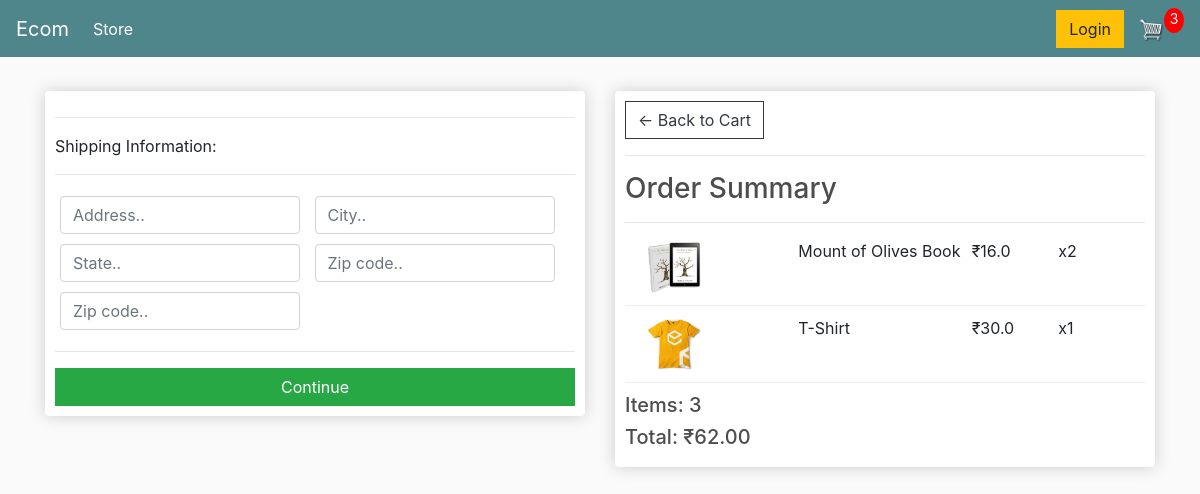
Before: /checkout (signed in) with the older database file.
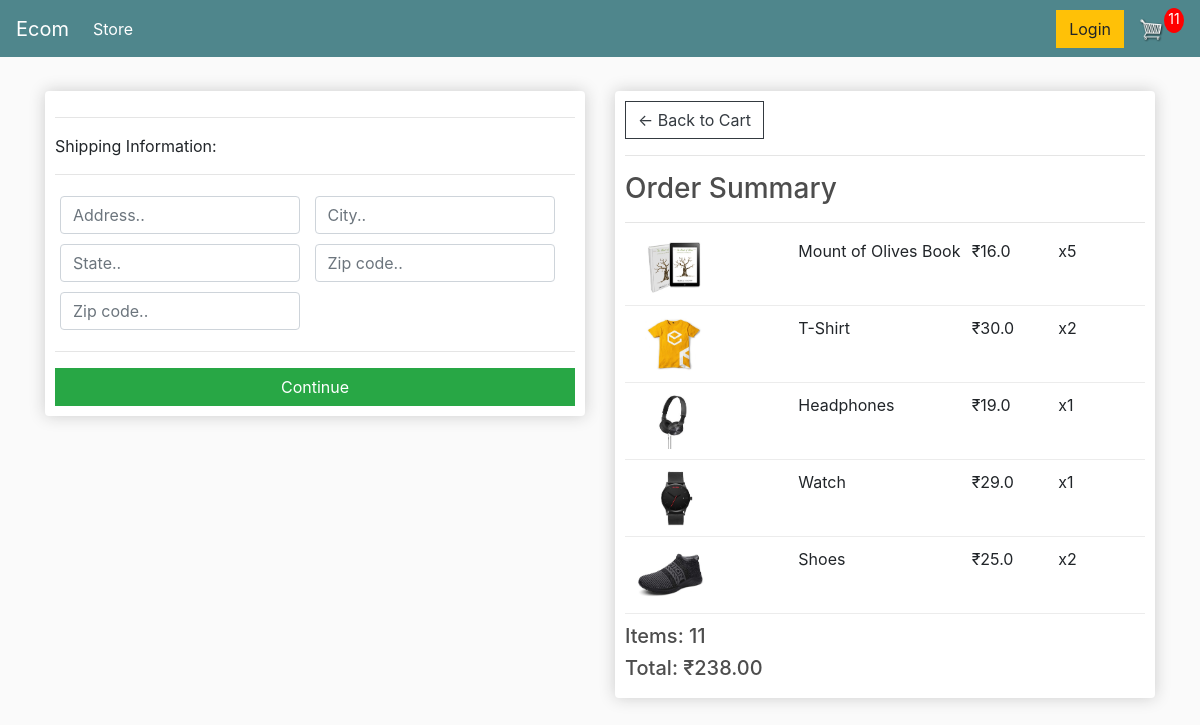
After: the same page with the newer database file.
### store/models.py (models this page shows, shortened)
class OrderItem(models.Model):
	product = models.ForeignKey(Product, on_delete=models.SET_NULL, null=True)
	order = models.ForeignKey(Order, on_delete=models.SET_NULL, null=True)
	quantity = models.IntegerField(default=0, null=True, blank=True)
	date_added = models.DateTimeField(auto_now_add=True)
	@property
	def get_total(self):
		total=self.product.price * self.quantity
		return total

class Product(models.Model):
    name = models.CharField(max_length=200)
    price = models.FloatField()
    digital = models.BooleanField(default=False,null=True, blank=True)
    image = models.ImageField(null=True, blank=True)
    @property
    def imageURL(self):
    	try:
    		url = self.image.url
    	except:
    		url = ''
    	return url

class Order(models.Model):
	customer = models.ForeignKey(Customer, on_delete=models.SET_NULL, null=True, blank=True)
	date_ordered = models.DateTimeField(auto_now_add=True)
	complete = models.BooleanField(default=False, null=True, blank=False)
	transaction_id = models.CharField(max_length=100, null=True)
	@property
	def shipping(self):
		shipping = False
		orderitems = self.orderitem_set.all()
		for i in orderitems:
			if i.product.digital == False:
				shipping = True
		return shipping
	@property
	def get_cart_total(self):
		orderitems=self.orderitem_set.all()
		total=sum([item.get_total for item in orderitems])
		return total
	@property
	def get_cart_items(self):
		orderitems=self.orderitem_set.all()
		total=sum([item.quantity for item in orderitems])
		return total

### store/views.py (the view)
# urls.py: path('checkout',views.checkout, name="checkout"),
def checkout(request):
	data = cartData(request)
	cartItems = data['cartItems']
	order = data['order']
	items = data['items']
	context = {'items':items, 'order':order, 'cartItems':cartItems}
	return render(request, 'store/checkout.html', context)

### store/utils.py (called while the page is built)
def cartData(request):
	if request.user.is_authenticated:
		customer = request.user.customer
		order, created = Order.objects.get_or_create(customer=customer, complete=False)
		items = order.orderitem_set.all()
		cartItems = order.get_cart_items
	else:
		cookieData = cookieCart(request)
		cartItems = cookieData['cartItems']
		order = cookieData['order']
		items = cookieData['items']
	return {'cartItems':cartItems ,'order':order, 'items':items}

### store/templates/store/checkout.html (shortened to what this page needs)
{% extends 'store/main.html' %}
{% load static %}
{% block content %}
<div class="row">
    <div class="col-lg-6">
        <div class="box-element" id="form-wrapper">
            <form id="form">
                <div id="shipping-info">
                    <hr>
                    <p>Shipping Information:</p>
                    <hr>
                    <div class="form-field">
                        <input class="form-control" type="text" name="address" placeholder="Address..">
                    </div>
                    <div class="form-field">
                        <input class="form-control" type="text" name="city" placeholder="City..">
                    </div>
                    <div class="form-field">
                        <input class="form-control" type="text" name="state" placeholder="State..">
                    </div>
                    <div class="form-field">
                        <input class="form-control" type="text" name="zipcode" placeholder="Zip code..">
                    </div>
                    <div class="form-field">
                        <input class="form-control" type="text" name="country" placeholder="Zip code..">
                    </div>
                </div>
                <hr>
                <input id="form-button" class="btn btn-success btn-block" type="submit" value="Continue">
            </form>
        </div>
        <br>
    </div>
    <div class="col-lg-6">
        <div class="box-element">
            <a class="btn btn-outline-dark" href="{% url 'cart' %}">&#x2190; Back to Cart</a>
            <hr>
            <h3>Order Summary</h3>
            <hr>
            {% for item in items %}
            <div class="cart-row">
                <div style="flex:2"><img class="row-image" src="{{item.product.imageURL}}"></div>
                <div style="flex:2"><p>{{item.product.name}}</p></div>
                <div style="flex:1"><p>₹{{item.product.price}}</p></div>
                <div style="flex:1"><p>x{{item.quantity}}</p></div>
            </div>
            {% endfor %}
            <h5>Items: {{order.get_cart_items}}</h5>
            <h5>Total: ₹{{order.get_cart_total|floatformat:2}}</h5>
        </div>
    </div>
</div>
{% endblock content %}

Changed rows visible on the page:
changed OrderItem "Mount of Olives Book": quantity "2" → "5"
changed OrderItem "T-Shirt": quantity "1" → "2"
added OrderItem: product.imageURL (picture), product.name "Headphones", product.price "19.0", quantity "1"
added OrderItem: product.imageURL (picture), product.name "Watch", product.price "29.0", quantity "1"
added OrderItem: product.imageURL (picture), product.name "Shoes", product.price "25.0", quantity "2"
changed through a linked row, Order: get_cart_items "3" → "11"; get_cart_total "62.00" → "238.00"
Other visible differences:
{{ cartItems }}: "3" → "11"
